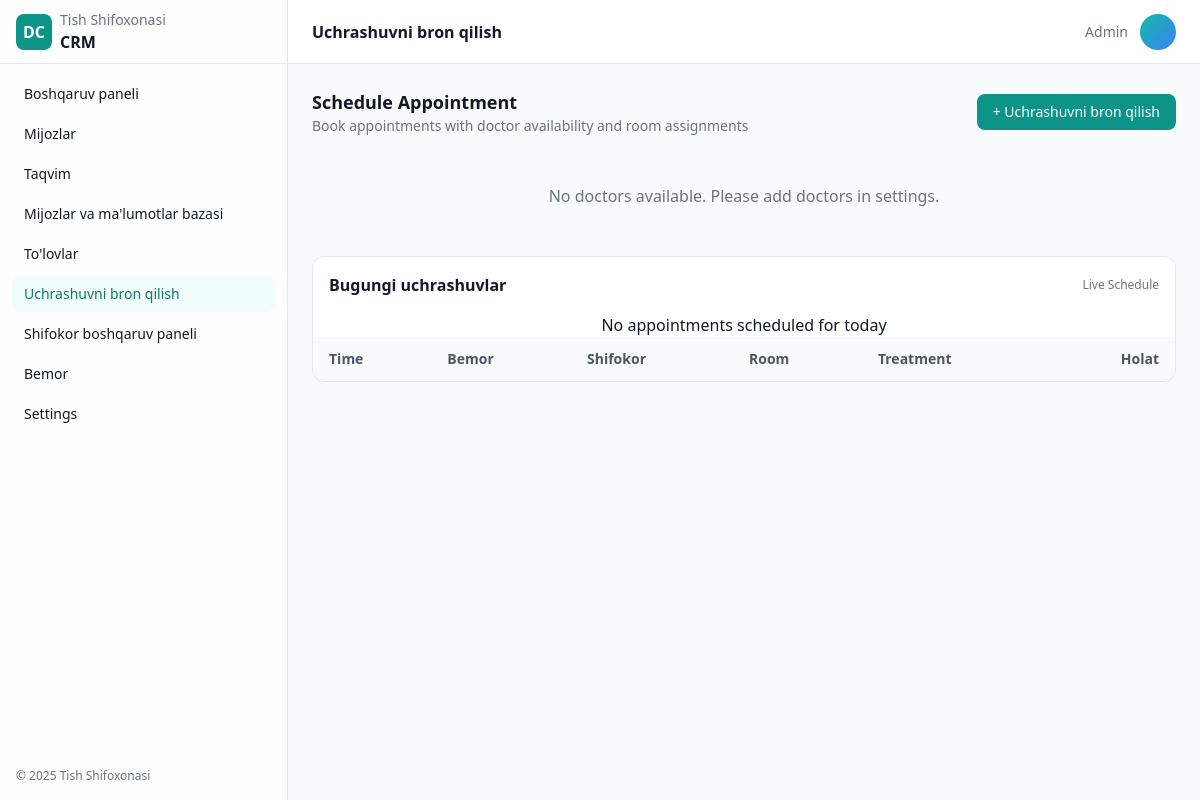
Before: /calendar/book/ with the older database file.
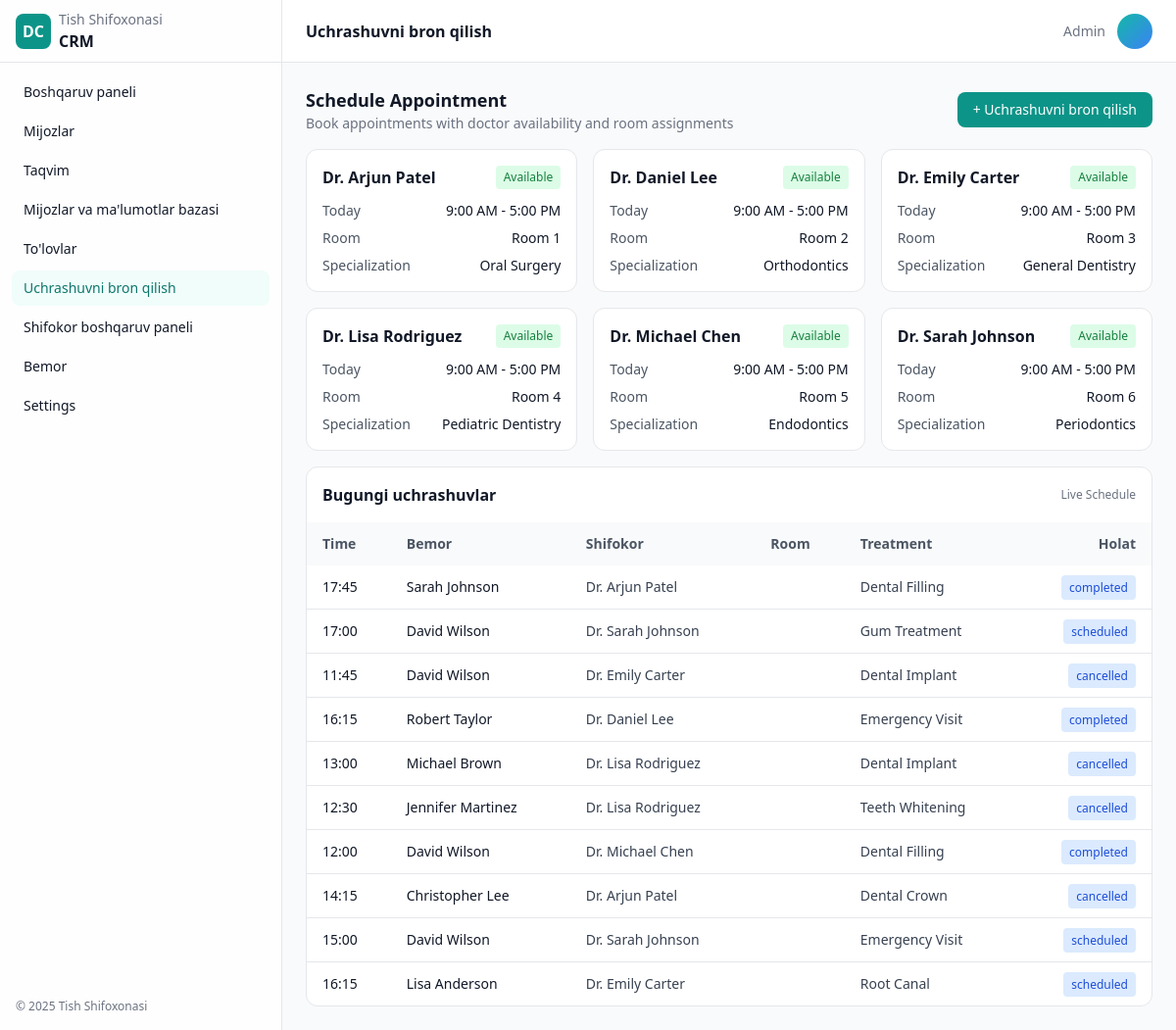
After: the same page with the newer database file.
### settings/models.py (models this page shows, shortened)
class Doctor(models.Model):
    name = models.CharField(max_length=100, verbose_name=_("Doctor Name"))
    specialization = models.CharField(max_length=100, verbose_name=_("Specialization"))
    phone = models.CharField(max_length=20, blank=True, verbose_name=_("Phone"))
    email = models.EmailField(blank=True, verbose_name=_("Email"))
    is_active = models.BooleanField(default=True, verbose_name=_("Active"))
    created_at = models.DateTimeField(auto_now_add=True)
    updated_at = models.DateTimeField(auto_now=True)
    class Meta:
        verbose_name = _("Doctor")
        verbose_name_plural = _("Doctors")
        ordering = ['name']

class Treatment(models.Model):
    name = models.CharField(max_length=100, verbose_name=_("Treatment Name"))
    description = models.TextField(blank=True, verbose_name=_("Description"))
    price = models.DecimalField(max_digits=10, decimal_places=2, verbose_name=_("Price"))
    duration_minutes = models.PositiveIntegerField(verbose_name=_("Duration (minutes)"))
    is_active = models.BooleanField(default=True, verbose_name=_("Active"))
    created_at = models.DateTimeField(auto_now_add=True)
    updated_at = models.DateTimeField(auto_now=True)
    class Meta:
        verbose_name = _("Treatment")
        verbose_name_plural = _("Treatments")
        ordering = ['name']

### appointments/models.py (models this page shows, shortened)
class Appointment(models.Model):
    STATUS_CHOICES = [
        ('scheduled', 'Scheduled'),
        ('completed', 'Completed'),
        ('cancelled', 'Cancelled'),
    ]
    patient = models.ForeignKey(Patient, on_delete=models.CASCADE, related_name='appointments')
    doctor = models.ForeignKey(Doctor, on_delete=models.CASCADE, related_name='appointments', null=True, blank=True)
    doctor_user = models.ForeignKey(get_user_model(), null=True, blank=True, on_delete=models.SET_NULL, related_name='doctor_appointments')
    treatment = models.ForeignKey(Treatment, on_delete=models.CASCADE, related_name='appointments', null=True, blank=True)
    doctor_name = models.CharField(max_length=255, blank=True)
    service = models.CharField(max_length=255, blank=True)
    date = models.DateField()
    time = models.TimeField()
    status = models.CharField(max_length=20, choices=STATUS_CHOICES, default='scheduled')
    price = models.DecimalField(max_digits=10, decimal_places=2, default=0)
    notes = models.TextField(blank=True)

### patients/models.py (models this page shows, shortened)
class Patient(models.Model):
    full_name = models.CharField(max_length=255)
    phone = models.CharField(max_length=32)
    email = models.EmailField(blank=True)
    birth_date = models.DateField(null=True, blank=True)
    address = models.CharField(max_length=255, blank=True)
    notes = models.TextField(blank=True)

### appointments/views.py (the view)
# urls.py: path('book/', views.book_page, name='book_page'),
def book_page(request):
    doctors = Doctor.objects.filter(is_active=True).order_by('name')
    treatments = Treatment.objects.filter(is_active=True).order_by('name')
    appointments = Appointment.objects.all().order_by('-date', '-time')[:10]  # Recent appointments
    patients = Patient.objects.all().order_by("-id")[:10]
    context = {
        'doctors': doctors,
        'treatments': treatments,
        'appointments': appointments,
        'patients':patients
    }
    return render(request, 'book.html', context)

### dentalcrm/templatetags/translation_tags.py (called while the page is built)
@register.simple_tag(takes_context=True)
def trans(context, text):
    current_language = context['request'].session.get('django_language', 'uz')
    return get_translation(text, current_language)

### dentalcrm/translations.py (called while the page is built)
def get_translation(text, language='uz'):
    if language in TRANSLATIONS and text in TRANSLATIONS[language]:
        return TRANSLATIONS[language][text]
    return text

### templates/book.html (shortened to what the changed rows need)
{% extends 'base.html' %}
{% load translation_tags %}
{% block content %}
<div class="min-h-screen flex">
  <div class="flex-1 flex flex-col min-w-0">
    <main class="p-4 md:p-6 space-y-4">
      <div class="flex flex-col sm:flex-row sm:items-center sm:justify-between gap-3">
        <div>
          <h1 class="text-lg font-semibold">{% trans "Schedule Appointment" %}</h1>
        </div>
      </div>
      <div class="grid grid-cols-1 lg:grid-cols-3 gap-4">
        {% for doctor in doctors %}
        <div class="bg-white dark:bg-gray-950 border border-gray-200 dark:border-gray-800 rounded-xl p-4">
          <div class="flex items-center justify-between mb-3">
            <h3 class="font-semibold text-gray-900 dark:text-white">{{ doctor.name }}</h3>
            <span class="text-xs px-2 py-1 rounded bg-green-100 text-green-700 dark:bg-green-900/30 dark:text-green-300">{% trans "Available" %}</span>
          </div>
          <div class="space-y-2 text-sm">
            <div class="flex justify-between">
              <span class="text-gray-600 dark:text-gray-400">{% trans "Today" %}</span>
              <span class="text-gray-900 dark:text-white">9:00 AM - 5:00 PM</span>
            </div>
            <div class="flex justify-between">
              <span class="text-gray-600 dark:text-gray-400">{% trans "Room" %}</span>
              <span class="text-gray-900 dark:text-white">{% trans "Room" %} {{ forloop.counter }}</span>
            </div>
            <div class="flex justify-between">
              <span class="text-gray-600 dark:text-gray-400">{% trans "Specialization" %}</span>
              <span class="text-gray-900 dark:text-white">{{ doctor.specialization }}</span>
            </div>
          </div>
        </div>
        {% empty %}
        <div class="col-span-3 text-center py-8 text-gray-500 dark:text-gray-400">
          {% trans "No doctors available. Please add doctors in settings." %}
        </div>
        {% endfor %}
      </div>
      <div class="bg-white dark:bg-gray-950 border border-gray-200 dark:border-gray-800 rounded-xl overflow-hidden">
        <div class="p-4 flex items-center justify-between">
          <h2 class="font-semibold text-gray-900 dark:text-white">{% trans "Today's Appointments" %}</h2>
        </div>
        <div class="overflow-x-auto">
          <table class="min-w-full text-sm">
            <thead class="bg-gray-50 dark:bg-gray-900/60 text-gray-600 dark:text-gray-300">
              <tr>
                <th class="text-left px-4 py-3">{% trans "Time" %}</th>
                <th class="text-left px-4 py-3">{% trans "Patient" %}</th>
                <th class="text-left px-4 py-3">{% trans "Doctor" %}</th>
                <th class="text-left px-4 py-3">{% trans "Room" %}</th>
                <th class="text-left px-4 py-3">{% trans "Treatment" %}</th>
                <th class="text-right px-4 py-3">{% trans "Status" %}</th>
              </tr>
            </thead>
            <tbody class="divide-y divide-gray-200 dark:divide-gray-800">
              {% for appointment in appointments %}
              <tr>
                <td class="px-4 py-3 text-gray-900 dark:text-white font-medium">{{appointment.time}}  </td>
                <td class="px-4 py-3 text-gray-900 dark:text-white">{{appointment.patient.full_name}}</td>
                <td class="px-4 py-3 text-gray-700 dark:text-gray-300">{{appointment.doctor.name}}</td>
                <td class="px-4 py-3 text-gray-700 dark:text-gray-300">{{appointment.room}}</td>
                <td class="px-4 py-3 text-gray-700 dark:text-gray-300">{{appointment.treatment.name}}</td>
                <td class="px-4 py-3 text-right"><span class="text-xs px-2 py-1 rounded bg-blue-100 text-blue-700 dark:bg-blue-900/30 dark:text-blue-300">{{appointment.status}}</span></td>
              </tr>
              {% empty %}
              <h4 class="text-center">{% trans "No appointments scheduled for today" %}</h4>
              {% endfor %}
            </tbody>
          </table>
        </div>
      </div>
    </main>
  </div>
</div>
{% endblock %}

Changed rows visible on the page:
added Doctor: name "Dr. Arjun Patel", specialization "Oral Surgery"
added Doctor: name "Dr. Daniel Lee", specialization "Orthodontics"
added Doctor: name "Dr. Emily Carter", specialization "General Dentistry"
added Doctor: name "Dr. Lisa Rodriguez", specialization "Pediatric Dentistry"
added Doctor: name "Dr. Michael Chen", specialization "Endodontics"
added Doctor: name "Dr. Sarah Johnson", specialization "Periodontics"
added Appointment: time "17:45", patient.full_name "Sarah Johnson", doctor.name "Dr. Arjun Patel", treatment.name "Dental Filling", status "completed"
added Appointment: time "17:00", patient.full_name "David Wilson", doctor.name "Dr. Sarah Johnson", treatment.name "Gum Treatment", status "scheduled"
added Appointment: time "11:45", patient.full_name "David Wilson", doctor.name "Dr. Emily Carter", treatment.name "Dental Implant", status "cancelled"
added Appointment: time "16:15", patient.full_name "Robert Taylor", doctor.name "Dr. Daniel Lee", treatment.name "Emergency Visit", status "completed"
added Appointment: time "13:00", patient.full_name "Michael Brown", doctor.name "Dr. Lisa Rodriguez", treatment.name "Dental Implant", status "cancelled"
added Appointment: time "12:30", patient.full_name "Jennifer Martinez", doctor.name "Dr. Lisa Rodriguez", treatment.name "Teeth Whitening", status "cancelled"
added Appointment: time "12:00", patient.full_name "David Wilson", doctor.name "Dr. Michael Chen", treatment.name "Dental Filling", status "completed"
added Appointment: time "14:15", patient.full_name "Christopher Lee", doctor.name "Dr. Arjun Patel", treatment.name "Dental Crown", status "cancelled"
added Appointment: time "15:00", patient.full_name "David Wilson", doctor.name "Dr. Sarah Johnson", treatment.name "Emergency Visit", status "scheduled"
added Appointment: time "16:15", patient.full_name "Lisa Anderson", doctor.name "Dr. Emily Carter", treatment.name "Root Canal", status "scheduled"
Other visible differences:
text no longer shown: "No doctors available. Please add doctors in settings. No appointments scheduled for today"
